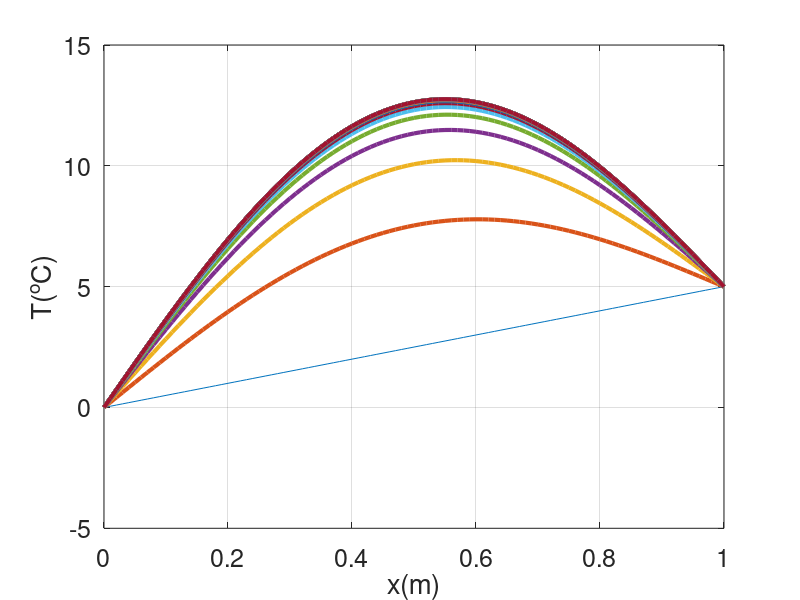

The MATLAB source for this figure:
clear all; close all;
%assegno i dati:
LL=1;
kk=1;cp=1;rho=1;
Tleft=0;
Tright=5;
 
%creo la griglia:
Nnodi=101;
xx=[linspace(0,LL,Nnodi)]';
deltax=LL/(Nnodi-1);
qqq=100*sin(xx*pi/LL);

TT0=linspace(Tleft,Tright,Nnodi)';
figure
plot(xx,TT0);hold on
xlabel('x(m)')
ylabel('T(^oC)')
grid on
set(gca,'Fontsize',18)

dt=0.1;
tend=2;
time=0:dt:tend;
%Assegno la matrice:
aa=ones(Nnodi,1)*dt/deltax^2*kk/cp/rho;
diag_princ=1+2*aa;
diag_sub=-aa(1:end-1);
diag_sup=diag_sub;
AA=diag(diag_princ,0)+diag(diag_sub,-1)+diag(diag_sup,1);
AA(1,1)=1;AA(1,2)=0;
AA(end,end-1)=0;AA(end,end)=1; 
 
%risolvo il sistema lineare:
for ii=2:length(time)
    bb=qqq*dt/cp/rho+TT0;
    bb(1)=Tleft;bb(end)=Tright;
    TT=AA\bb;
    TT0=TT;
    plot(xx,TT,'linewidth',3)
    pause(0.2)
end
    
 
